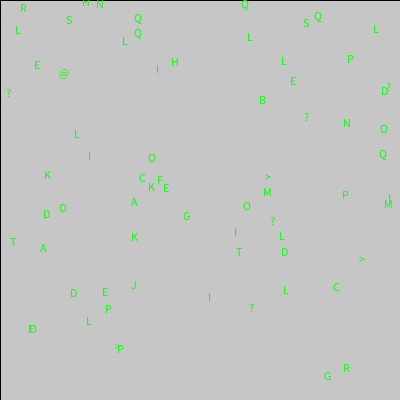
Frame 1 (no input)
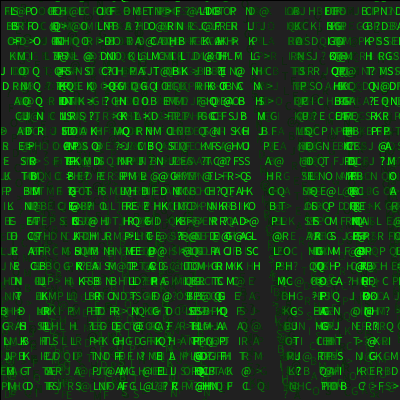
Frame 60 (the mouse pressed at the canvas centre just before this capture)
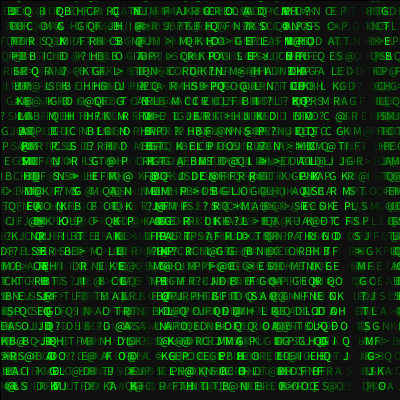
Frame 120 (the mouse held since frame 60 and released just before this capture)

The Processing sketch that drew these frames (run headless with seeded random() and noise(); from frame 60 on, the mouse is pressed at the canvas centre):

// Processing sketch: processing_166943
// ── processing_166943.pde

float[] xCoord = new float[70];
float[] yCoord = new float[70];

void setup(){
  size(400,400);
  for(int i= 0; i <70; i++){
    xCoord[i]= random(width);
    yCoord[i]= random(height);
  }}


void draw(){
  fill(0,8);
  rect(0,0,width,height);
  for(int i = 0; i<70; i++){
    fill(10,255,10);
    int randNum = int(random(62,85));
    char randomCharacter = char(randNum);
    text(randomCharacter, xCoord[i], yCoord[i]);
    yCoord[i]+=15;
    xCoord[i]+=random(1,2);
   if(xCoord[i]>width){
     xCoord[i]=0;
   }
  if(yCoord[i]>height){
    yCoord[i] = 0;
  }
}
}
